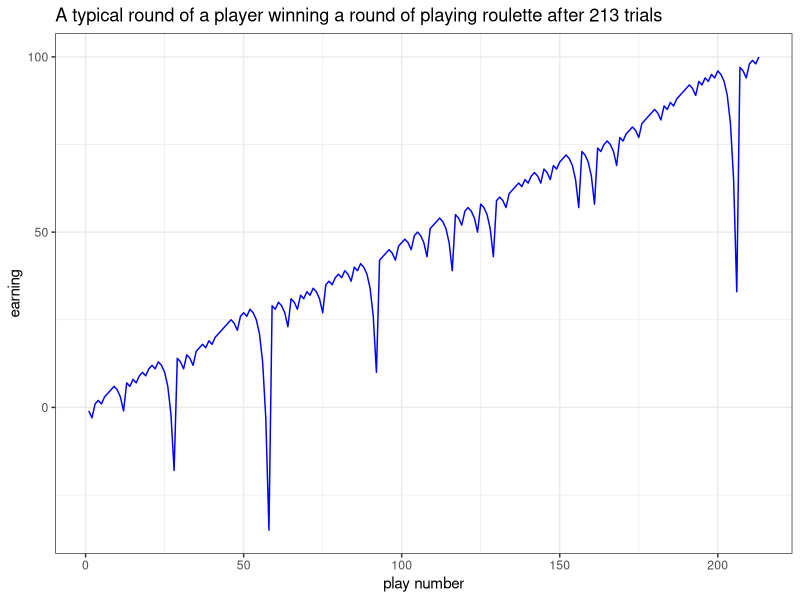
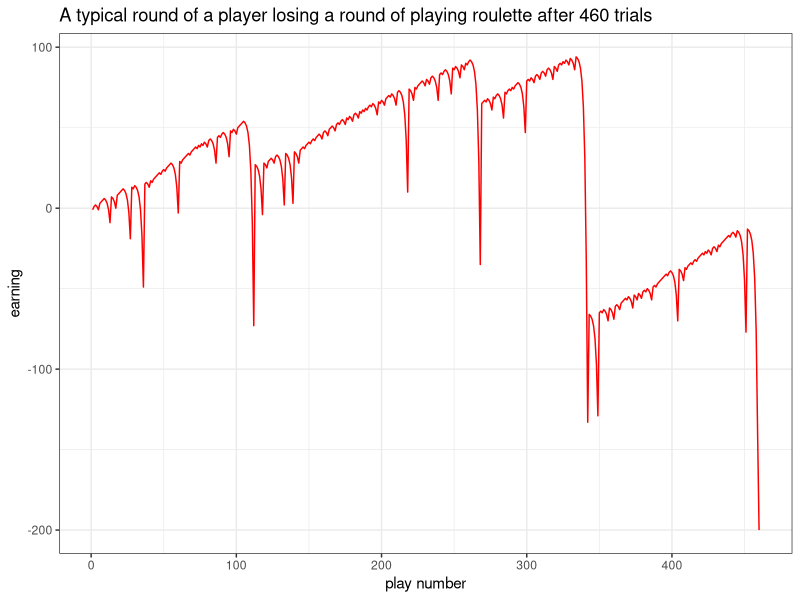
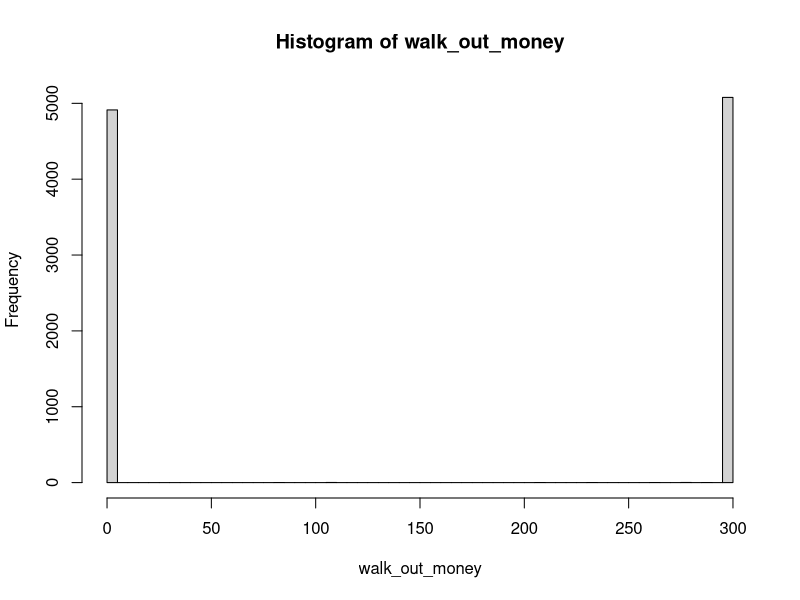
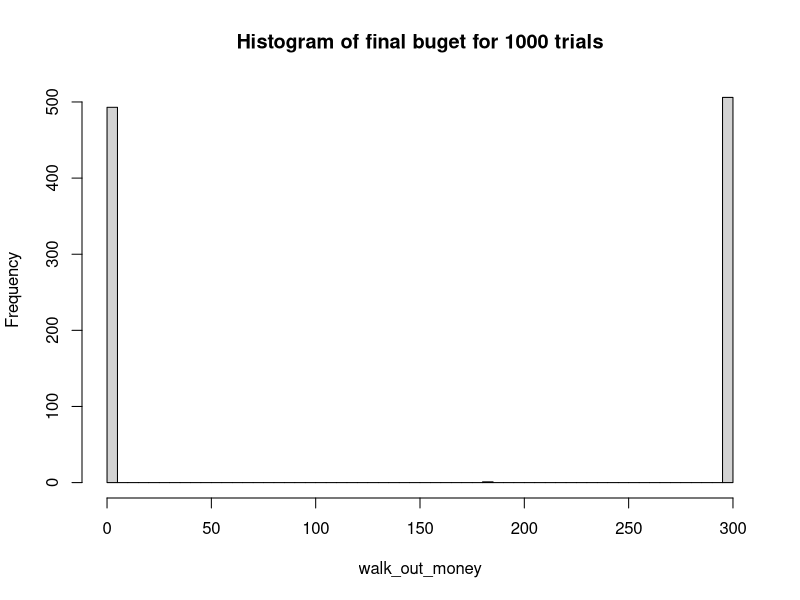
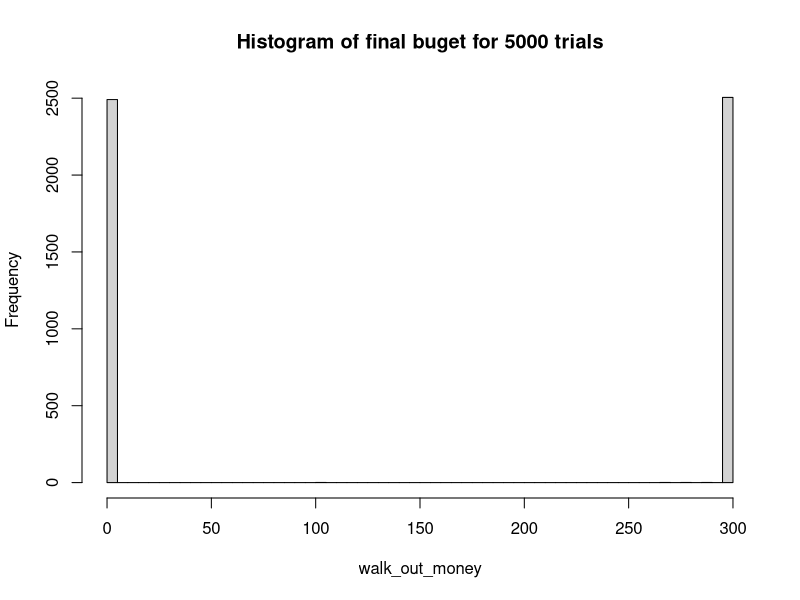

These charts were generated, in order, by the following R code: (Note: a time limit stopped this script after it produced the figures.)
## ---- chunk 1
knitr::opts_chunk$set(echo=TRUE, warning=FALSE, message=FALSE, cache=TRUE)
## ---- chunk 2
library(tidyverse)
## ---- chunk 3
#' A single play of the Martingale strategy
#'
#' Takes a state list, spins the roulette wheel, returns the state list with updated values (for example, budget, plays, etc)
#' @param state A list with the following entries: 
#'   B              number, the budget
#'   W              number, the budget threshold for successfully stoping
#'   L              number, the maximum number of plays 
#'   M              number, the casino wager limit
#'   plays          integer, the number of plays executed
#'   previous_wager number, the wager in the previous play (0 at first play)
#'   previous_win   TRUE/FALSE, indicator if the previous play was a win (TRUE at first play)
#' @return The updated state list
one_play <- function(state){
  
    # Wager
    proposed_wager <- ifelse(state$previous_win, 1, 2*state$previous_wager)
    wager <- min(proposed_wager, state$M, state$B)
    
    # Spin of the wheel
    red <- rbinom(1,1,18/38)
    
    # Update state
    state$plays <- state$plays + 1
    state$previous_wager <- wager
    if(red){
      # WIN
      state$B <- state$B + wager
      state$previous_win <- TRUE
    }else{
      # LOSE
      state$B <- state$B - wager
      state$previous_win <- FALSE
    }
  state
}


#' Stopping rule
#'
#' Takes the state list and determines if the gambler has to stop
#' @param state A list.  See one_play
#' @return TRUE/FALSE
stop_play <- function(state){
  if(state$B <= 0) return(TRUE)
  if(state$plays >= state$L) return(TRUE)
  if(state$B >= state$W) return(TRUE)
  FALSE
}


#' Play roulette to either bankruptcy, success, or play limits
#'
#' @param B number, the starting budget
#' @param W number, the budget threshold for successfully stopping
#' @param L number, the maximum number of plays 
#' @param M number, the casino wager limit
#' @return A vector of budget values calculated after each play.
one_series <- function(
    B = 200
  , W = 300
  , L = 1000
  , M = 100
){

  # initial state
  state <- list(
    B = B
  , W = W
  , L = L
  , M = M
  , plays = 0
  , previous_wager = 0
  , previous_win = TRUE
  )
  
  # vector to store budget over series of plays
  budget <- rep(NA, L)
  
  # For loop of plays
  for(i in 1:L){
    new_state <- state %>% one_play
    budget[i] <- new_state$B
    if(new_state %>% stop_play){
      return(budget[1:i])
    }
    state <- new_state
  }
  budget    
}

# helper function
get_last <- function(x) x[length(x)] 


# Earnings
# The code is modified to include a chart portraying the earnings over the course of one playing session
set.seed(1)
earning = one_series(B = 200, W = 300, L = 1000, M = 100) - 200
x = 1:length(earning)
new_df <- data.frame(x = x, earning = earning)
ggplot(new_df) + geom_line(aes(x = x, y = earning), color = 'blue') + labs(title = sprintf("A typical round of a player winning a round of playing roulette after %d trials", length(earning)), x = "play number", y = "earning") + theme_bw()

set.seed(5)
earning = one_series(B = 200, W = 300, L = 1000, M = 100) - 200
x = 1:length(earning)
new_df <- data.frame(x = x, earning = earning)
ggplot(new_df) + geom_line(aes(x = x, y = earning), color = 'red') + labs(title = sprintf("A typical round of a player losing a round of playing roulette after %d trials", length(earning)), x = "play number", y = "earning") + theme_bw()

# Simulation
walk_out_money <- rep(NA, 10000)
play_length <- rep(NA, 10000)
for(j in seq_along(walk_out_money)){
  round <- one_series(B = 200, W = 300, L = 1000, M = 100)
  walk_out_money[j] <- round %>% get_last
  play_length[j] <- length(round) # calculating the length of wagers for each round
}

# Walk out money distribution
hist(walk_out_money, breaks = 100)

# Estimated probability of walking out with extra cash
sprintf("The probability of winning is: %.2f", mean(walk_out_money > 200))

# Estimated earnings
sprintf("The estimated earnings for using Martingale's strategy is: %.2f", mean(walk_out_money - 200))

# Estimated number of plays 
sprintf("The average number of plays before stopping is: %.2f", mean(play_length))## average number of plays
## ---- chunk 4
simulate <- function(plays) {
  walk_out_money <- rep(NA, plays)
  for(j in seq_along(walk_out_money)){
    walk_out_money[j] <- one_series(B = 200, W = 300, L = 1000, M = 100) %>% get_last
  }

  # Walk out money distribution
  hist(walk_out_money, breaks = 100, main = sprintf("Histogram of final buget for %d trials", plays))
  sprintf("After using Martingale's strategy for %d trials, the probability of winning is: %.2f and the estimated earnings is: %.2f", plays, mean(walk_out_money > 200), mean(walk_out_money - 200))
}

simulate(1000)
simulate(5000)
simulate(15000)
## ---- chunk 5

walk_out_money <- rep(NA, 10000)
play_length <- rep(NA, 10000)
# changing the budget to 300 dollars and maximum earnings to 150 dollars
for(j in seq_along(walk_out_money)){
  round <- one_series(B = 300, W = 450, L = 1000, M = 150)
  walk_out_money[j] <- round %>% get_last
  play_length[j] <- length(round) # calculating the length of wagers for each round
}

# Walk out money distribution
hist(walk_out_money, breaks = 100)

# Estimated probability of walking out with extra cash
sprintf("The probability of winning is: %.2f", mean(walk_out_money > 300))

# Estimated earnings
sprintf("The estimated earnings for using Martingale's strategy is: %.2f", mean(walk_out_money - 300))
## ---- chunk 6

walk_out_money <- rep(NA, 10000)
play_length <- rep(NA, 10000)
# changing the budget to 100 dollars and maximum earnings to 50 dollars
for(j in seq_along(walk_out_money)){
  round <- one_series(B = 100, W = 150, L = 1000, M = 50)
  walk_out_money[j] <- round %>% get_last
  play_length[j] <- length(round) # calculating the length of wagers for each round
}

# Walk out money distribution
hist(walk_out_money, breaks = 100)

# Estimated probability of walking out with extra cash
sprintf("The probability of winning is: %.2f", mean(walk_out_money > 100))

# Estimated earnings
sprintf("The estimated earnings for using Martingale's strategy is: %.2f", mean(walk_out_money - 100))
